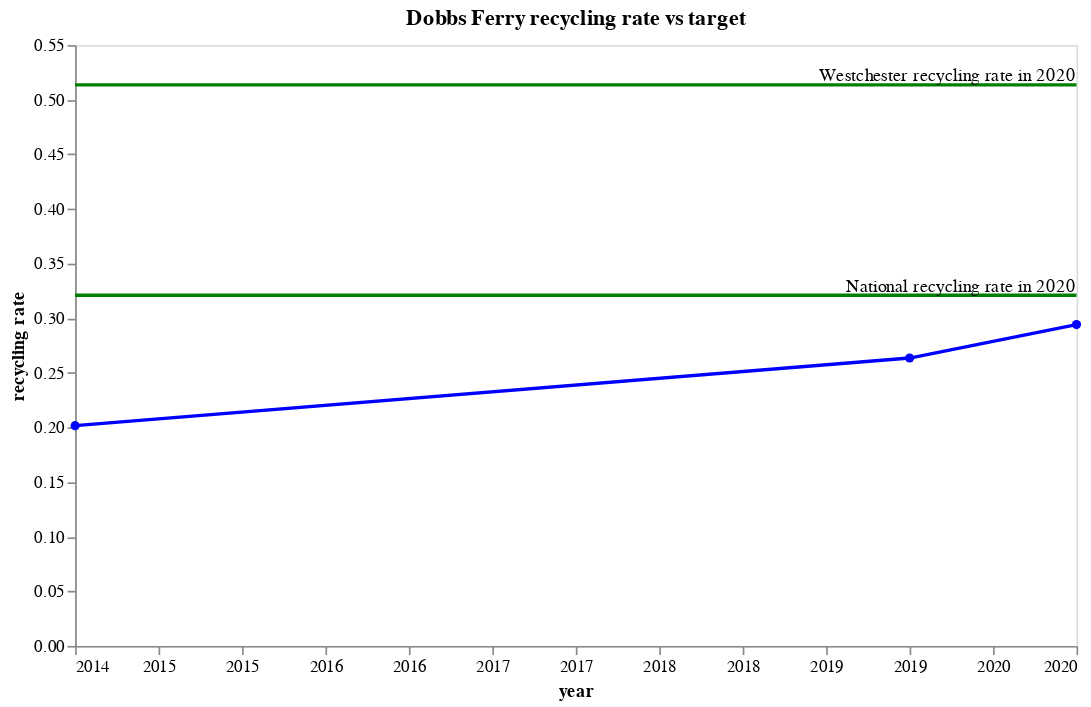

Write notebook code for a chart like this one.
### Markdown cell above
## Rate vs average

> In 2020, the County continued to demonstrate that it’s a regional leader in the field of environmental management by posting a recycling rate of 51.36%, far outpacing the EPA national average of 32.1%.

### Code cell
rate_line = alt.Chart(DF_data).mark_line(color='blue', point=alt.OverlayMarkDef(color="blue")).encode(alt.X('year:Q', scale=alt.Scale(domain=[2014, 2020]), axis=alt.Axis(format=".0f")), y=RECYCLING_RATE)
goal_line = plot_horizontal_with_label(0.5136, [2014, 2020], "Westchester recycling rate in 2020")
goal_line2 = plot_horizontal_with_label(0.321, [2014, 2020], "National recycling rate in 2020")
(goal_line + rate_line + goal_line2).properties(
    title="Dobbs Ferry recycling rate vs target",
    width=600,
    height=360,
)

### Figure 1 — Vega-Lite specification as saved in the notebook (floating-point values rounded to 4 significant figures)
{"config": {"view": {"continuousWidth": 400, "continuousHeight": 300}}, "layer": [{"data": {"name": "empty"}, "mark": {"type": "rule", "color": "green", "size": 2}, "encoding": {"y": {"datum": 0.5136}}}, {"data": {"name": "empty"}, "mark": {"type": "text", "align": "right", "baseline": "bottom"}, "encoding": {"text": {"datum": "Westchester recycling rate in 2020"}, "x": {"datum": 2020, "scale": {"domain": [2014, 2020]}}, "y": {"datum": 0.5136}}}, {"data": {"name": "data-3d4b09771237e138e633c201baac6d94"}, "mark": {"type": "line", "color": "blue", "point": {"color": "blue"}}, "encoding": {"x": {"axis": {"format": ".0f"}, "field": "year", "scale": {"domain": [2014, 2020]}, "type": "quantitative"}, "y": {"field": "recycling rate", "type": "quantitative"}}}, {"layer": [{"data": {"name": "empty"}, "mark": {"type": "rule", "color": "green", "size": 2}, "encoding": {"y": {"datum": 0.321}}}, {"data": {"name": "empty"}, "mark": {"type": "text", "align": "right", "baseline": "bottom"}, "encoding": {"text": {"datum": "National recycling rate in 2020"}, "x": {"datum": 2020, "scale": {"domain": [2014, 2020]}}, "y": {"datum": 0.321}}}]}], "height": 360, "title": "Dobbs Ferry recycling rate vs target", "width": 600, "$schema": "https://vega.github.io/schema/vega-lite/v4.17.0.json", "datasets": {"empty": [{}], "data-3d4b09771237e138e633c201baac6d94": [{"year": 2014, "waste (tons annual)": 5030, "recycling (tons annual)": 1270, "population": 11001, "recycling rate": 0.2016, "waste (pounds per person per day)": 2.505, "waste target (tons annual)": 5030.0}, {"year": 2019, "waste (tons annual)": 4930, "recycling (tons annual)": 1764, "population": 11027, "recycling rate": 0.2635, "waste (pounds per person per day)": 2.45, "waste target (tons annual)": 4192.0}, {"year": 2020, "waste (tons annual)": 5042, "recycling (tons annual)": 2101, "population": 11541, "recycling rate": 0.2941, "waste (pounds per person per day)": 2.394, "waste target (tons annual)": 4024.0}]}}
